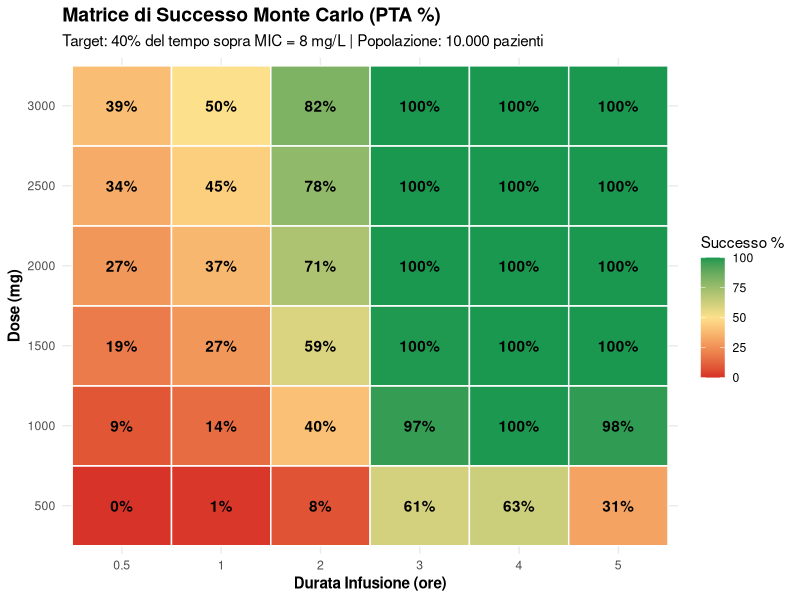
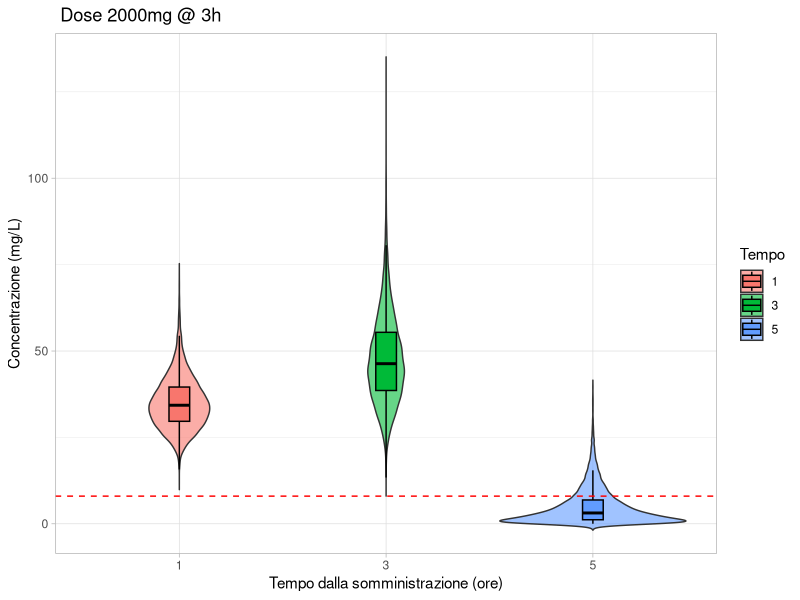
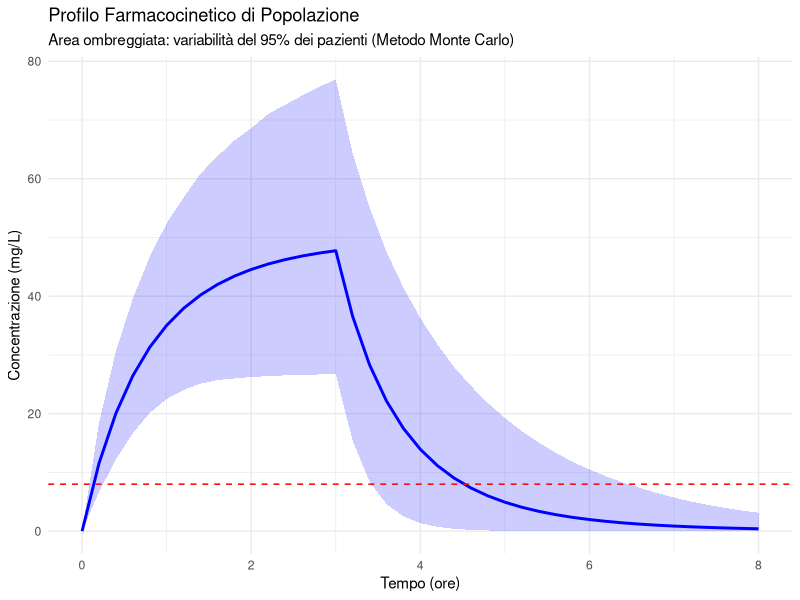
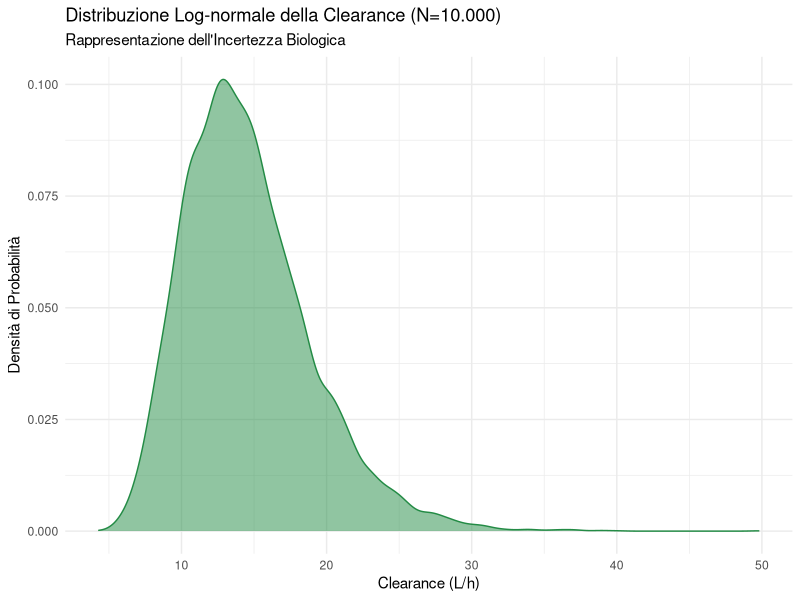
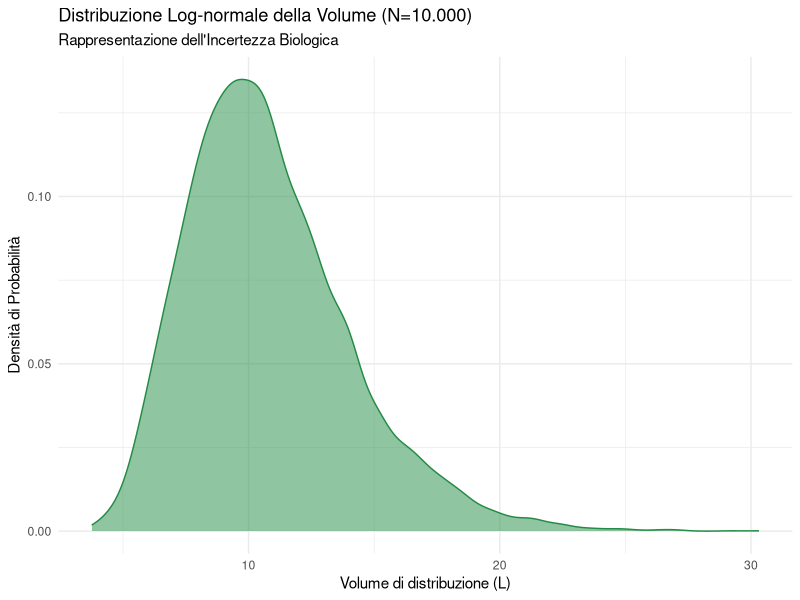
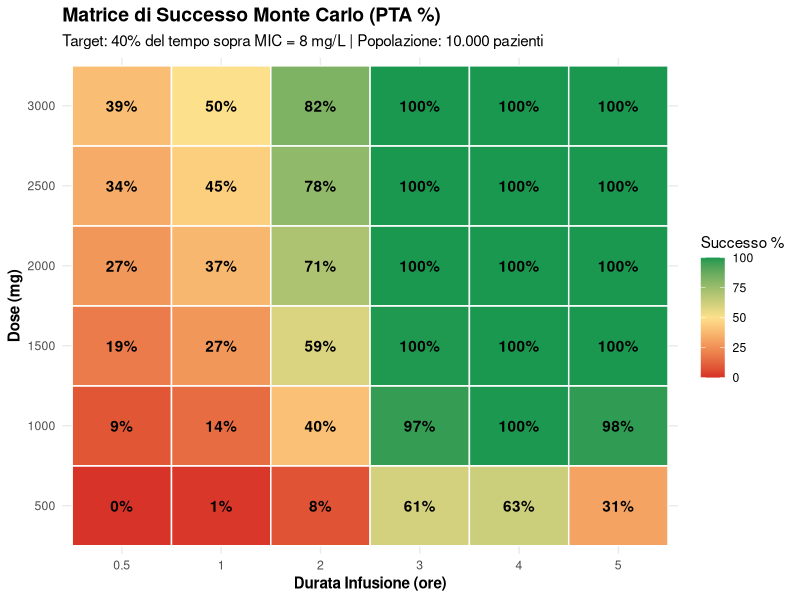
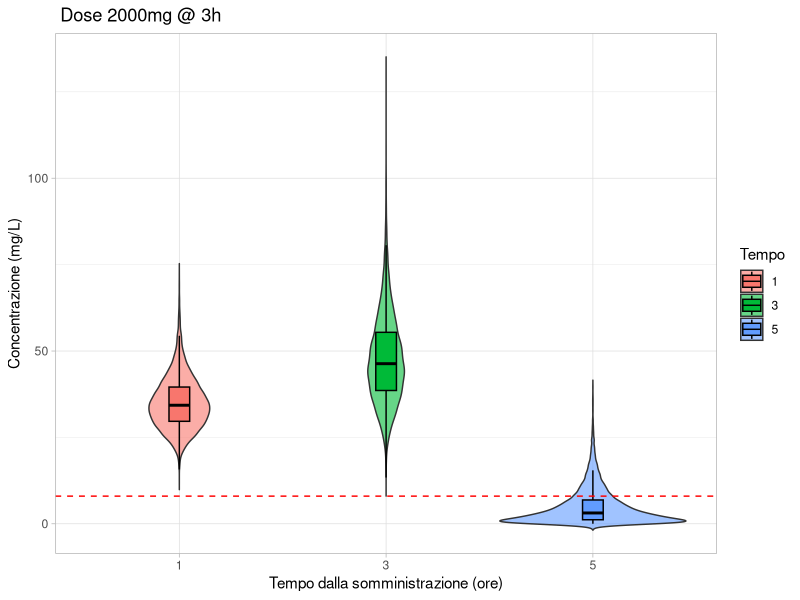
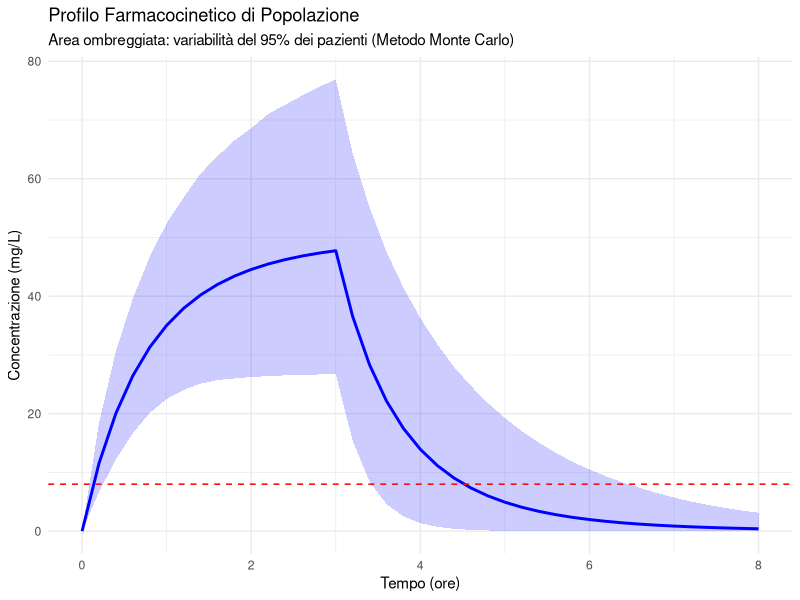

Recreate these plots in R, in order.
pacchetti <- c("lhs", "ggplot2", "RColorBrewer","gridExtra","patchwork")
installati <- pacchetti %in% installed.packages()[, "Package"]

if (any(!installati)) {
  install.packages(pacchetti[!installati], dependencies = TRUE)
}

library(lhs)
library(ggplot2)
library(RColorBrewer)
library(gridExtra)

# Numero di pazienti
n_pazienti <- 10000

# Parametri medi per Meropenem

# Clearence di Creatinina serve per verificare quanto bene funzionano i reni della mia popolazione
# Litri/ora (Velocità di eliminazione) (I miei pazienti in media puliscono 14.6 L/h di sangue)
CL_pop_media <- 14.6  


# Volume di distribuione della popolazione, come il mio farmaco si distribuisce all' interno
# del corpo in base al BMI di una persona, se è più o meno grassa 
# Litri (Spazio in cui si distribuisce il farmaco)(il farmaco si distribuisce in media su 10.8L di sangue) 
V_pop_medio  <- 10.8


# Variabilità Inter-individuale (espressa come Coefficiente di Variazione - CV)
#Ci dice quanro sono distanti i pazienti l' uno dall' altro rispetto alla media,
# se avessi avuto 0% avevo tutti cloni uguali
cv_pk <- 0.30  # 30% di variabilità tra un paziente e l'altro

# Funzione per convertire Media e CV in parametri della distribuzione Lognormale
# La lognormale non usa media e varianza standard ma usa la meanlog ossia la media dei logaritmi dei dati
# e la sdlog la deviazione standard dei logaritmi dei dati
get_log_params <- function(media, cv) {
  sd_log <- sqrt(log(cv^2 + 1))
  mean_log <- log(media) - 0.5 * sd_log^2
  return(list(meanlog = mean_log, sdlog = sd_log))
}

# Calcoliamo i parametri logaritmici
params_cl <- get_log_params(CL_pop_media, cv_pk)
params_v  <- get_log_params(V_pop_medio, cv_pk)

# Generazione dei pazienti virtuali
set.seed(42)
pazienti <- data.frame(
  id = 1:n_pazienti,
  CL = rlnorm(n_pazienti, params_cl$meanlog, params_cl$sdlog),
  V  = rlnorm(n_pazienti, params_v$meanlog, params_v$sdlog)
)

p1 <- ggplot(pazienti, aes(x = CL)) +
  geom_density(fill = "#238b45", alpha = 0.5, color = "#238b45") +
  theme_minimal() +
  labs(title = "Distribuzione Log-normale della Clearance (N=10.000)",
       subtitle = "Rappresentazione dell'Incertezza Biologica",
       x = "Clearance (L/h)", 
       y = "Densità di Probabilità")


ggsave("Distribuzione_CL_Lognormale.png", plot = p1, width = 8, height = 5, dpi = 300)

p1 <- ggplot(pazienti, aes(x = V)) +
  geom_density(fill = "#238b45", alpha = 0.5, color = "#238b45") +
  theme_minimal() +
  labs(title = "Distribuzione Log-normale della Volume (N=10.000)",
       subtitle = "Rappresentazione dell'Incertezza Biologica",
       x = "Volume di distribuzione (L)", 
       y = "Densità di Probabilità")


ggsave("Distribuzione_V_Lognormale.png", plot = p1, width = 8, height = 5, dpi = 300)

print(head(pazienti))

#print(range(pazienti$CL))
#print(range(pazienti$V))

# --- Provo il mio modello matematico per vedere se funziona ---

# Definizione della funzione base
get_conc_base <- function(cl, v, d, ti, tc) {
  k <- cl / v
  r <- d / ti
  conc <- ifelse(tc <= ti,
                 (r / cl) * (1 - exp(-k * tc)), 
                 ((r / cl) * (1 - exp(-k * ti))) * exp(-k * (tc - ti)))
  return(conc)
}

get_conc <- Vectorize(get_conc_base, vectorize.args = c("cl", "v"))

#test
dose_test <- 2000
t_inf_test <- 3
p1_cl <- pazienti$CL[1]
p1_v  <- pazienti$V[1]

c0   <- get_conc(p1_cl, p1_v, dose_test, t_inf_test, 0)   # Inizio
c1.5 <- get_conc(p1_cl, p1_v, dose_test, t_inf_test, 1.5) # Metà
c3   <- get_conc(p1_cl, p1_v, dose_test, t_inf_test, 3)   # Picco
c8   <- get_conc(p1_cl, p1_v, dose_test, t_inf_test, 8)   # Valle

cat("--- TEST MODELLO PK (Paziente 1) ---\n")
cat("Concentrazione a 0h: ", round(c0, 2), "mg/L\n")
cat("Concentrazione a 3h (Fine Infusione): ", round(c1.5, 2), "mg/L\n")
cat("Concentrazione a 3h (Fine Infusione): ", round(c3, 2), "mg/L\n")
cat("Concentrazione a 8h (Fine Intervallo): ", round(c8, 2), "mg/L\n")

# SIMULAZIONE MONTECARLO 

# (6 x 6 = 36)
array_dosi  <- c(500, 1000, 1500, 2000, 2500, 3000)
array_tempi <- c(0.5, 1, 2, 3, 4, 5)

mic_target   <- 8                     # mg/L (Soglia di resistenza del mio virus + alta + resistente)
target_pd    <- 0.40                  # 40% del tempo (Meropenem, concentrazione sopra la MIC per almeno il 40% del tempo tra una dose e un altra)
tempo_critico <- 8 * target_pd        # 3.2 ore il paziente  ha ancora almeno 8mg/L del farmaco la terapia è un usccesso (8h x 0.4)

griglia_risultati <- expand.grid(Dose = array_dosi, T_infusione = array_tempi)
griglia_risultati$PTA <- NA

for(i in 1:nrow(griglia_risultati)) {
  
  d_scen  <- griglia_risultati$Dose[i]
  ti_scen <- griglia_risultati$T_infusione[i]
  
  conc_popolazione <- get_conc(pazienti$CL, pazienti$V, d_scen, ti_scen, tempo_critico)
  
  successi <- conc_popolazione >= mic_target
  
  griglia_risultati$PTA[i] <- mean(successi) * 100 # moltiplico per cento cosi ho una percentuale
}

scenari_ok <- subset(griglia_risultati, PTA >= 90)

if (nrow(scenari_ok) > 0) {
  
  tabella_report <- scenari_ok
  tabella_report$PTA <- round(as.numeric(tabella_report$PTA), 2)
  tabella_report <- tabella_report[order(tabella_report$Dose, tabella_report$T_inf), ]
  
  colnames(tabella_report) <- c("Dose_mg", "Durata_Infusione_h", "Successo_PTA_Percento")
  write.csv(tabella_report, "Protocolli_Ottimali_Meropenem_MIC8.csv", row.names = FALSE)
  
  cat("\n FILE GENERATO \n")
  print(tabella_report)
  
} else {
  cat("\n FILE NON GENERATO \n")

}

# Heatmap
p <- ggplot(griglia_risultati, aes(x = as.factor(T_infusione), y = as.factor(Dose), fill = PTA)) +
  geom_tile(color = "white", size = 0.5) +  # Aggiunge una griglia bianca tra i quadrati
  scale_fill_gradientn(
    colors = c("#d73027", "#fee08b", "#1a9850"), # Rosso -> Giallo -> Verde
    limits = c(0, 100),
    name = "Successo %"
  ) +
  geom_text(aes(label = paste0(round(PTA, 0), "%")), color = "black", fontface = "bold") +
  labs(
    title = "Matrice di Successo Monte Carlo (PTA %)",
    subtitle = paste("Target: 40% del tempo sopra MIC =", mic_target, "mg/L | Popolazione: 10.000 pazienti"),
    x = "Durata Infusione (ore)", 
    y = "Dose (mg)"
  ) +
  theme_minimal() +
  theme(
    plot.title = element_text(face = "bold", size = 14),
    axis.title = element_text(face = "bold")
  )
print(p)

ggsave("Risultato_MonteCarlo_Meropenem.png", plot = p, width = 10, height = 7, dpi = 300)

cat("\n--- SIMULAZIONE COMPLETATA ---\n")
cat("Il grafico è stato visualizzato e salvato come 'Risultato_MonteCarlo_Meropenem.png'\n")

# CONFRONTO MONTE CARLO STANDARD VS LHS

set.seed(42)
lhs_quantili <- randomLHS(100, 2) 

cl_lhs <- qlnorm(lhs_quantili[,1], params_cl$meanlog, params_cl$sdlog)
v_lhs  <- qlnorm(lhs_quantili[,2], params_v$meanlog, params_v$sdlog)

test_dose <- 2000
test_ti   <- 3
mic_test  <- 8
t_critico <- 3.2

conc_std <- get_conc(pazienti$CL, pazienti$V, test_dose, test_ti, t_critico)
pta_std  <- mean(conc_std >= mic_test) * 100

conc_lhs <- get_conc(cl_lhs, v_lhs, test_dose, test_ti, t_critico)
pta_lhs  <- mean(conc_lhs >= mic_test) * 100

cat("   CONFRONTO EFFICIENZA METODI MONTE CARLO    \n")
cat("Metodo Standard (10.000 pazienti): ", round(pta_std, 2), "%\n")
cat("Metodo LHS      (100 pazienti):     ", round(pta_lhs, 2), "%\n")
cat("Differenza:                        ", round(abs(pta_std - pta_lhs), 4), "%\n")


# Violin Plot delle Concentrazioni
tempi_test <- c(1, 3, 5) 
df_violin <- data.frame()

for(t in tempi_test) {
  conc_t <- mapply(get_conc, pazienti$CL, pazienti$V, 
                   MoreArgs = list(d = 2000, ti = 3, tc = t))
  df_violin <- rbind(df_violin, data.frame(Tempo = as.factor(t), Conc = conc_t))
}

p_violin <- ggplot(df_violin, aes(x = Tempo, y = Conc, fill = Tempo)) +
  geom_violin(trim = FALSE, alpha = 0.6) +
  geom_boxplot(width = 0.1, color = "black", outlier.shape = NA) +
  geom_hline(yintercept = mic_target, linetype = "dashed", color = "red") +
  labs(title = " Dose 2000mg @ 3h",
       x = "Tempo dalla somministrazione (ore)", y = "Concentrazione (mg/L)") +
  theme_light()
ggsave("ViolinPlot_Concentrazioni.png", plot = p_violin, width = 8, height = 6)

# Curva PK con Fascia di Incertezza (95% CI)
tempi_seq <- seq(0, 8, by = 0.2)
stats_pk <- sapply(tempi_seq, function(t) {
  c_vals <- mapply(get_conc, pazienti$CL, pazienti$V, MoreArgs = list(d = 2000, ti = 3, tc = t))
  return(c(Media = mean(c_vals), 
           L_Inf = as.numeric(quantile(c_vals, 0.025)), 
           L_Sup = as.numeric(quantile(c_vals, 0.975))))
})

df_pk <- as.data.frame(t(stats_pk))
df_pk$Tempo <- tempi_seq

p_curve <- ggplot(df_pk, aes(x = Tempo)) +
  geom_ribbon(aes(ymin = L_Inf, ymax = L_Sup), fill = "blue", alpha = 0.2) +
  geom_line(aes(y = Media), color = "blue", linewidth = 1) +
  geom_hline(yintercept = mic_target, linetype = "dashed", color = "red") +
  labs(title = "Profilo Farmacocinetico di Popolazione",
       subtitle = "Area ombreggiata: variabilità del 95% dei pazienti (Metodo Monte Carlo)",
       x = "Tempo (ore)", y = "Concentrazione (mg/L)") +
  theme_minimal()
ggsave("CurvaPK_Incertezza.png", plot = p_curve, width = 10, height = 6)

print(p_violin)
print(p_curve)
